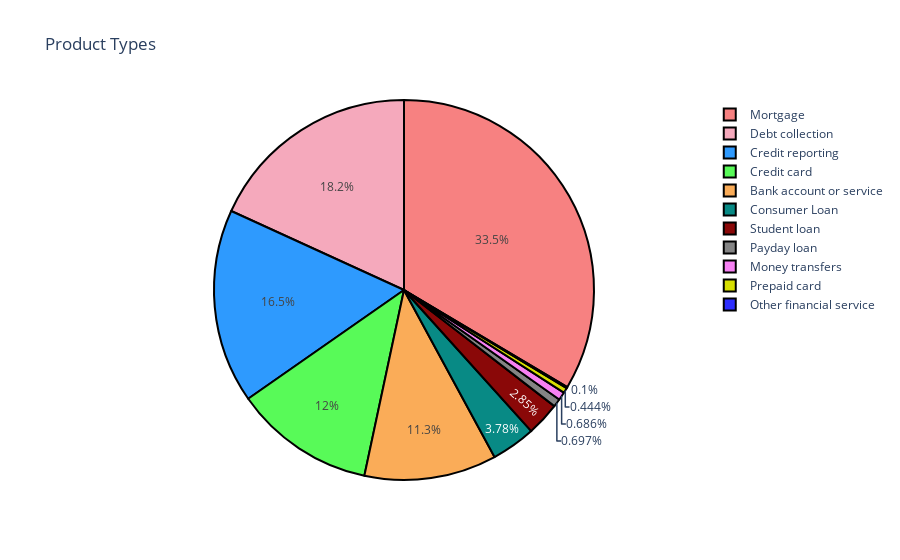

The notebook cell saved with this chart:
### Code cell
labels = list(product.index)
values = product.values.tolist()
colors = ['#F78181', '#F5A9BC', '#2E9AFE', '#58FA58', '#FAAC58', '#088A85', '#8A0808', '#848484', '#F781F3', '#D7DF01', '#2E2EFE']


product_pie = go.Pie(labels=labels, values=values, 
                          marker=dict(colors=colors,
                         line=dict(color='#000000', width=2)))

layout = go.Layout(title='Product Types')

fig = go.Figure(data=[product_pie], layout=layout)
iplot(fig)

### Figure 1 — Plotly figure (JSON) as saved in the notebook; plotly's stock layout.template omitted (floating-point values rounded to 4 significant figures)
{"data": [{"labels": ["Mortgage", "Debt collection", "Credit reporting", "Credit card", "Bank account or service", "Consumer Loan", "Student loan", "Payday loan", "Money transfers", "Prepaid card", "Other financial service"], "marker": {"colors": ["#F78181", "#F5A9BC", "#2E9AFE", "#58FA58", "#FAAC58", "#088A85", "#8A0808", "#848484", "#F781F3", "#D7DF01", "#2E2EFE"], "line": {"color": "#000000", "width": 2}}, "type": "pie", "values": [33.54, 18.18, 16.52, 11.96, 11.25, 3.775, 2.849, 0.6974, 0.6857, 0.4443, 0.1002]}], "layout": {"title": {"text": "Product Types"}}}
